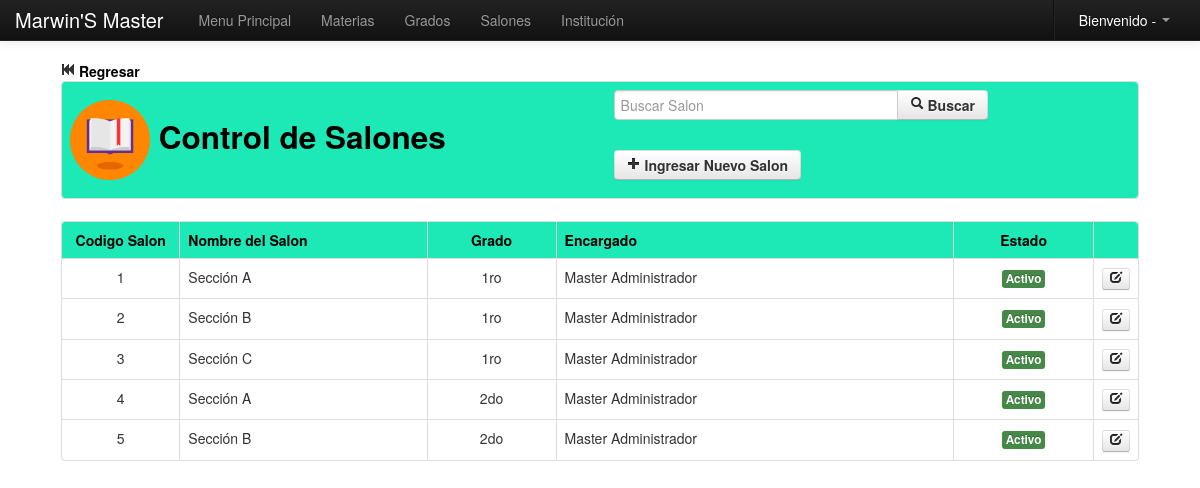
Screenshot of /Modulos/Datos/salon.php with the database file from the repository.
### tables this page shows
CREATE TABLE IF NOT EXISTS `salon` (
`id` int(11) NOT NULL,
  `nombre` varchar(255) NOT NULL,
  `grado` varchar(255) NOT NULL,
  `profesor` varchar(255) NOT NULL,
  `estado` varchar(255) NOT NULL
);

CREATE TABLE IF NOT EXISTS `grado` (
`id` int(11) NOT NULL,
  `nombre` varchar(255) NOT NULL,
  `estado` varchar(255) NOT NULL
);

CREATE TABLE IF NOT EXISTS `profesor` (
`id` int(11) NOT NULL,
  `nom` varchar(255) NOT NULL,
  `ape` varchar(255) NOT NULL,
  `doc` varchar(255) NOT NULL,
  `con` varchar(255) NOT NULL,
  `fecha` date NOT NULL,
  `dir` varchar(255) NOT NULL,
  `tel` varchar(255) NOT NULL,
  `cel` varchar(255) NOT NULL,
  `correo` varchar(255) NOT NULL,
  `especialidad` varchar(255) NOT NULL,
  `estado` varchar(255) NOT NULL,
  `tipo` varchar(255) NOT NULL
);

### Modulos/class_buscar.php (called while the page is built, shortened)
<?php
class Consultar_Profesor{
	private $fetch;
	function __construct($codigo){
		$this->consulta = mysql_query("SELECT * FROM profesor WHERE doc='$codigo'");
		$this->fetch = mysql_fetch_array($this->consulta);
	}
	function consultar($campo){
		return $this->fetch[$campo];
	}
}
class Consultar_Grado{
	private $fetch;
	function __construct($codigo){
		$this->consulta = mysql_query("SELECT * FROM grado WHERE id=$codigo");
		$this->fetch = mysql_fetch_array($this->consulta);
	}
	function consultar($campo){
		return $this->fetch[$campo];
	}
}
?>

### Modulos/Datos/salon.php (the view, shortened to what this page needs)
<?php
	include_once "class/class.php";
	include_once "../class_buscar.php";
	include_once "../funciones.php";
?>
<!DOCTYPE html>
<html lang="es">
  <head>
    <link href="../../css/bootstrap.css" rel="stylesheet">
    <link href="../../css/bootstrap-responsive.css" rel="stylesheet">
  </head>
  <body>
    <?php include_once "../../menu/m_datos.php"; ?>
    <div align="center">
    	<table width="90%" >
          <tr>
            <td>
            	<a href="index.php" class="text-info"><i class="icon-fast-backward"></i> <strong>Regresar</strong></a>
            	<table class="table table-bordered">
                  <tr class="info">
                    <td>
                    	<div class="row-fluid">
                            <div class="span6">
                            	<h2 class="text-info">
                                    <img src="img/salon.png" width="80" height="80">
                                    Control de Salones
                                </h2>
                            </div>
                            <div class="span6">
                            	<form name="form1" method="post" action="">
                                	<div class="input-append">
                                	<input type="text" name="buscar" class="input-xlarge" autocomplete="off" autofocus placeholder="Buscar Salon">
                                    <button type="submit" class="btn"><strong><i class="icon-search"></i> Buscar</strong></button>
                                    </div>
                          	    </form>
                                <a href="#nuevo" role="button" class="btn" data-toggle="modal">
                                	<strong><i class="icon-plus"></i> Ingresar Nuevo Salon</strong>
                                </a>
                            </div>
                        </div>
                    </td>
                  </tr>
				</table>
            </td>
          </tr>
        </table>
        <table width="90%" >
          <tr>
            <td>
            	<table class="table table-bordered table table-hover">
                  <tr class="info">
                    <td width="11%"><center><strong class="text-info">Codigo Salon</strong></center></td>
                    <td width="23%"><strong class="text-info">Nombre del Salon</strong></td>
                    <td width="12%"><center><strong class="text-info">Grado</strong></center></td>
                    <td width="37%"><strong class="text-info">Encargado</strong></td>
                    <td width="13%"><center><strong class="text-info">Estado</strong></center></td>
                    <td width="4%">&nbsp;</td>
                  </tr>
                  <?php
				  	if(!empty($_POST['buscar'])){
						$buscar=limpiar($_POST['buscar']);
						$pa=mysql_query("SELECT * FROM salon WHERE nombre LIKE '%$buscar%' or id='$buscar'");
					}else{
						$pa=mysql_query("SELECT * FROM salon");
					}
					while($row=mysql_fetch_array($pa)){
						$oGrado=new Consultar_Grado($row['grado']);
						$oProfesor=new Consultar_Profesor($row['profesor']);
				  ?>
                  <tr>
                    <td><center><?php echo $row['id']; ?></center></td>
                    <td><?php echo $row['nombre']; ?></td>
                    <td><center><?php echo $oGrado->consultar('nombre'); ?></center></td>
                    <td><?php echo $oProfesor->consultar('ape').' '.$oProfesor->consultar('nom'); ?></td>
                    <td><center><?php echo estado($row['estado']); ?></center></td>
                    <td>
                    	<center>
                        	<a href="#a<?php echo $row['id']; ?>" title="Editar Salon" role="button" class="btn btn-mini" data-toggle="modal">
                            	<i class="icon-edit"></i>
                            </a>
                        </center>
                    </td>
                  </tr>
                  <?php } ?>
				</table>
            </td>
          </tr>
        </table>
    </div>
  </body>
</html>

### Modulos/funciones.php (shortened to what this page needs)
<?php
	function estado($estado){
		if($estado=='s'){
			return '<span class="label label-success">Activo</span>';
		}else{
			return '<span class="label label-important">No Activo</span>';
		}
	}
?>

### Modulos/Datos/salon.php (style rules this page uses)
body { padding-top: 60px; padding-bottom: 40px; }

### rows the page displays
salon: id "1", nombre "Sección A", grado.nombre "1ro", profesor.ape "Master", profesor.nom "Administrador", estado "Activo"
salon: id "2", nombre "Sección B", grado.nombre "1ro", profesor.ape "Master", profesor.nom "Administrador", estado "Activo"
salon: id "3", nombre "Sección C", grado.nombre "1ro", profesor.ape "Master", profesor.nom "Administrador", estado "Activo"
salon: id "4", nombre "Sección A", grado.nombre "2do", profesor.ape "Master", profesor.nom "Administrador", estado "Activo"
salon: id "5", nombre "Sección B", grado.nombre "2do", profesor.ape "Master", profesor.nom "Administrador", estado "Activo"
